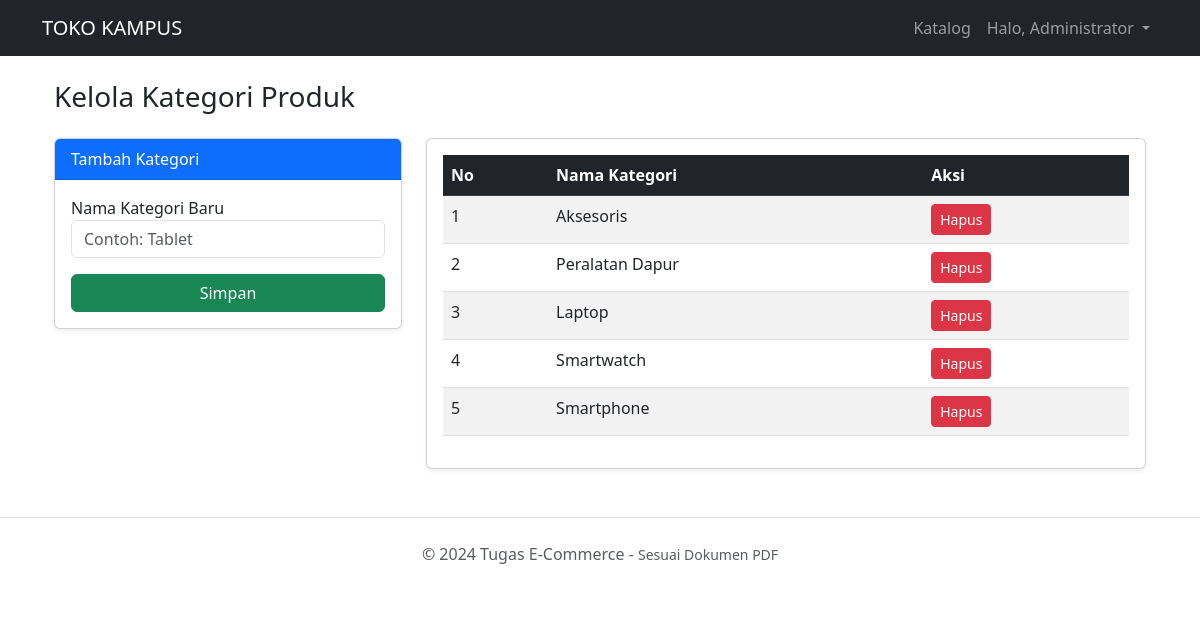
Page /toko_online/admin_kategori.php (signed in) on the committed database.
### tables this page shows
CREATE TABLE `categories` (
  `id` int(11) NOT NULL,
  `name` varchar(100) NOT NULL
);

### toko_online/admin_kategori.php (the view, shortened to what this page needs)
<?php include 'koneksi.php'; include 'header.php';
?>
<div class="container mt-4">
    <h3 class="mb-4">Kelola Kategori Produk</h3>
    <div class="row">
        <div class="col-md-4">
            <div class="card shadow-sm mb-4">
                <div class="card-header bg-primary text-white">Tambah Kategori</div>
                <div class="card-body">
                    <form method="post">
                        <div class="mb-3">
                            <label>Nama Kategori Baru</label>
                            <input type="text" name="nama" class="form-control" required placeholder="Contoh: Tablet">
                        </div>
                        <button type="submit" name="tambah" class="btn btn-success w-100">Simpan</button>
                    </form>
                </div>
            </div>
        </div>
        <div class="col-md-8">
            <div class="card shadow-sm">
                <div class="card-body">
                    <table class="table table-striped table-hover">
                        <thead class="table-dark"><tr><th>No</th><th>Nama Kategori</th><th>Aksi</th></tr></thead>
                        <tbody>
                            <?php
                            $query = mysqli_query($conn, "SELECT * FROM categories ORDER BY id DESC");
                            $no = 1;
                            while($c = mysqli_fetch_assoc($query)):
                            ?>
                            <tr>
                                <td><?= $no++ ?></td>
                                <td><?= $c['name'] ?></td>
                                <td>
                                    <a href="admin_kategori.php?hapus=<?= $c['id'] ?>" class="btn btn-danger btn-sm" onclick="return confirm('Hapus kategori ini?')">Hapus</a>
                                </td>
                            </tr>
                            <?php endwhile; ?>
                        </tbody>
                    </table>
                </div>
            </div>
        </div>
    </div>
</div>
<?php include 'footer.php'; ?>

### rows in the picture
categories: name "Aksesoris"
categories: name "Peralatan Dapur"
categories: name "Laptop"
categories: name "Smartwatch"
categories: name "Smartphone"

### other values in the picture
$_SESSION['name'] "Administrator"
